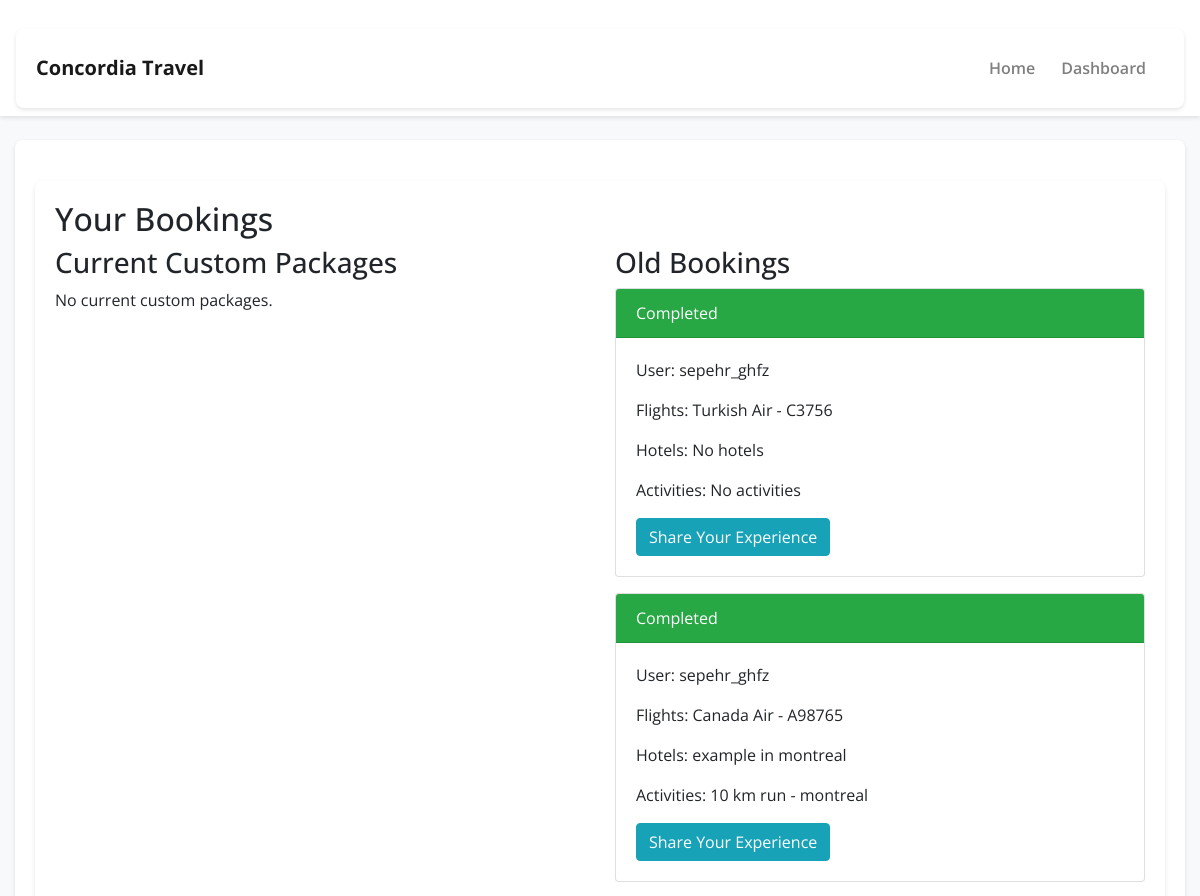
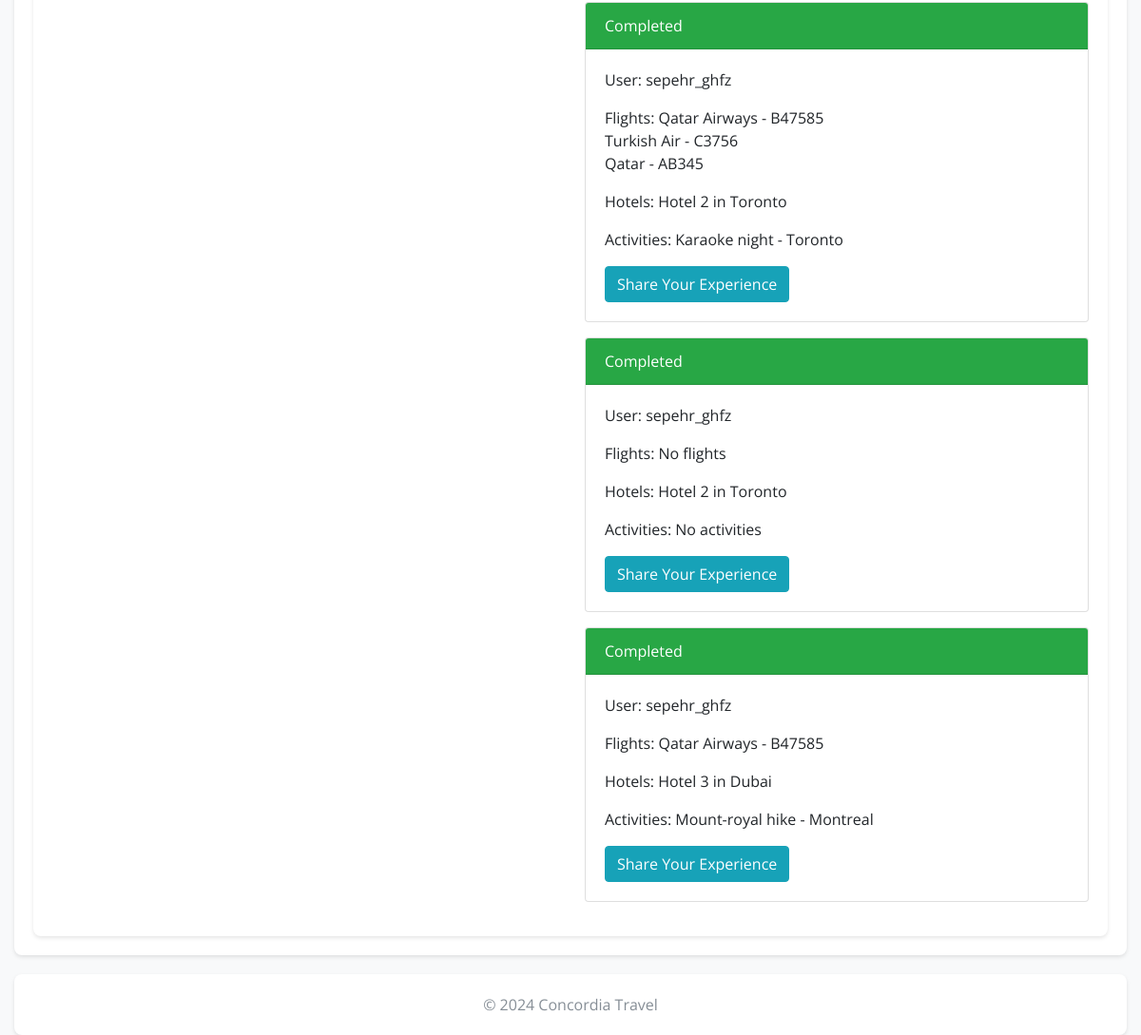
The page /booking/view_bookings/ (signed in) on the database its author committed (2 pictures, top to bottom).
### booking/models.py (models this page shows, shortened)
class Booking(models.Model):
    STATUS_CHOICES = [
        ('none', 'None'),
        ('reserved', 'Reserved'),
        ('paid', 'Paid'),
    ]
    user = models.ForeignKey(User, on_delete=models.CASCADE)
    custom_package = models.ForeignKey(CustomPackage, on_delete=models.CASCADE)
    status = models.CharField(max_length=10, choices=STATUS_CHOICES, default='none')
    reserved_until = models.DateTimeField(null=True, blank=True)  # Add this field to track reservation expiration
    tracking_id = models.CharField(max_length=64, editable=False, null=True)
    def __str__(self):
        return f"{self.user.username}'s booking for package {self.custom_package.id} - Status: {self.get_status_display()}"

### packages/models.py (models this page shows, shortened)
class Flight(models.Model):
    flight_number = models.CharField(max_length=10)
    airline = models.CharField(max_length=100)
    departure_city = models.CharField(max_length=100)
    arrival_city = models.CharField(max_length=100)
    departure_time = models.DateTimeField()
    duration = models.DurationField()
    price = models.DecimalField(max_digits=10, decimal_places=2)
    description = models.TextField(blank=True, null=True)  # Allows for an optional description

class Hotel(models.Model):
    name = models.CharField(max_length=100)
    city = models.TextField(max_length=100)
    phone_number = models.CharField(max_length=15)
    price = models.DecimalField(max_digits=10, decimal_places=2)
    description = models.TextField(blank=True, null=True)  # Allows for an optional description

class Activity(models.Model):
    name = models.CharField(max_length=100)
    location = models.CharField(max_length=100)
    type = models.CharField(max_length=50)  # E.g., sightseeing, hiking, etc.
    start_time = models.DateTimeField()
    duration = models.DurationField()
    price = models.DecimalField(max_digits=10, decimal_places=2)
    description = models.TextField(blank=True, null=True)  # Allows for an optional description

### booking/views.py (the view)
# urls.py: path('view_bookings/', views.view_bookings, name='view_bookings'),
@login_required
def view_bookings(request):
    current_bookings = Booking.objects.filter(
        user=request.user,
        status__in=['none', 'reserved']
    ).exclude(
        reserved_until__lt=timezone.now()
    )
    old_bookings = Booking.objects.filter(user=request.user, status='paid')
    context = {
        'current_bookings': current_bookings,
        'old_bookings': old_bookings,
    }
    print(context)
    return render(request, 'booking/view_bookings.html', context)

### booking/templates/booking/view_bookings.html (shortened to what this page needs)
{% extends 'booking/base.html' %}
{% load tz %}
{% block content %}
<div class="container">
    <h2>Your Bookings</h2>
    <div class="row">
        <div class="col-md-6">
            <h3>Current Custom Packages</h3>
            {% for booking in current_bookings %}
                <div class="card mb-3">
                    <div class="card-header {% if booking.status == 'reserved' %}bg-warning{% endif %} text-white">
                        {{ booking.get_status_display }}
                    </div>
                    <div class="card-body">
                        <p>User: {{ booking.user.username }}</p>
                        <p>Flights:
                            {% for flight in booking.custom_package.flights.all %}
                                {{ flight.airline }} - {{ flight.flight_number }}<br>
                            {% empty %}
                                No flights
                            {% endfor %}
                        </p>
                        <p>Hotels:
                            {% for hotel in booking.custom_package.hotels.all %}
                                {{ hotel.name }} in {{ hotel.city }}<br>
                            {% empty %}
                                No hotels
                            {% endfor %}
                        </p>
                        <p>Activities:
                            {% for activity in booking.custom_package.activities.all %}
                                {{ activity.name }} - {{ activity.location }}<br>
                            {% empty %}
                                No activities
                            {% endfor %}
                        </p>
                        {% if booking.status == 'reserved' %}
                            <a href="{% url 'checkout' booking.id %}" class="btn btn-success">Pay Now</a>
                        {% elif booking.status == 'none' %}
                            <form method="post" action="{% url 'complete_booking' booking.custom_package.id %}">
                                {% csrf_token %}
                                <input type="submit" value="Complete Booking" class="btn btn-primary">
                            </form>
                            <form method="post" action="{% url 'delete_booking' booking.id %}">
                                {% csrf_token %}
                                <button type="submit" class="btn btn-danger" onclick="return confirm('Are you sure you want to delete this booking?');">Delete</button>
                            </form>
                        {% endif %}
                    </div>
                </div>
            {% empty %}
                <p>No current custom packages.</p>
            {% endfor %}
        </div>
        <div class="col-md-6">
            <h3>Old Bookings</h3>
            {% for booking in old_bookings %}
                <div class="card mb-3">
                    <div class="card-header bg-success text-white">Completed</div>
                    <div class="card-body">
                        <p>User: {{ booking.user.username }}</p>
                        <p>Flights:
                            {% for flight in booking.custom_package.flights.all %}
                                {{ flight.airline }} - {{ flight.flight_number }}<br>
                            {% empty %}
                                No flights
                            {% endfor %}
                        </p>
                        <p>Hotels:
                            {% for hotel in booking.custom_package.hotels.all %}
                                {{ hotel.name }} in {{ hotel.city }}<br>
                            {% empty %}
                                No hotels
                            {% endfor %}
                        </p>
                        <p>Activities:
                            {% for activity in booking.custom_package.activities.all %}
                                {{ activity.name }} - {{ activity.location }}<br>
                            {% empty %}
                                No activities
                            {% endfor %}
                        </p>
                        <a href="{% url 'share_your_experience' %}" class="btn btn-info">Share Your Experience</a>
                    </div>
                </div>
            {% empty %}
                <p>No old bookings.</p>
            {% endfor %}
        </div>
    </div>
</div>
{% endblock %}

### booking/templates/booking/base.html (style rules this page uses)
body { font-family: 'Open Sans', sans-serif; background-color: #f8f9fa; }
.container { background-color: #fff; box-shadow: 0 2px 4px rgba(0, 0, 0, 0.1); border-radius: 8px; padding: 20px; margin-top: 20px; }

### rows shown on the page
Booking: user.username "sepehr_ghfz"
Flight: airline "Turkish Air", flight_number "C3756"
Booking: user.username "sepehr_ghfz"
Flight: airline "Canada Air", flight_number "A98765"
Hotel: name "example", city "montreal"
Activity: name "10 km run", location "montreal"
Booking: user.username "sepehr_ghfz"
Flight: airline "Qatar Airways", flight_number "B47585"
Flight: airline "Qatar", flight_number "AB345"
Hotel: name "Hotel 2", city "Toronto"
Activity: name "Karaoke night", location "Toronto"
Booking: user.username "sepehr_ghfz"
Booking: user.username "sepehr_ghfz"
Hotel: name "Hotel 3", city "Dubai"
Activity: name "Mount-royal hike", location "Montreal"
